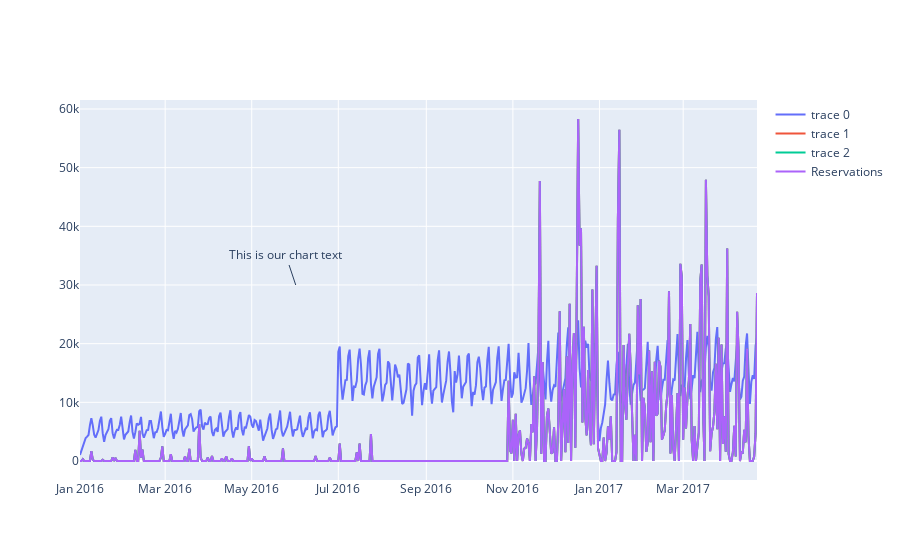

Notebook code for this chart:
### Code cell
fig.add_annotation(x='2016-06-01', y=30000, text='This is our chart text')

### Figure 1 — Plotly figure (JSON) as saved in the notebook; plotly's stock layout.template omitted (floating-point values rounded to 4 significant figures; data arrays with more than 128 entries replaced by an {"elided": "..."} marker saying what was removed)
{"data": [{"type": "scatter", "x": {"elided": "478 str values"}, "y": {"elided": "478 int values"}}, {"type": "scatter", "x": {"elided": "478 str values"}, "y": {"elided": "478 int values"}}, {"text": "Reservations", "type": "scatter", "x": {"elided": "478 str values"}, "y": {"elided": "478 int values"}}, {"name": "Reservations", "type": "scatter", "x": {"elided": "478 str values"}, "y": {"elided": "478 int values"}}], "layout": {"annotations": [{"text": "This is our chart text", "x": "2016-06-01", "y": 30000}]}}
